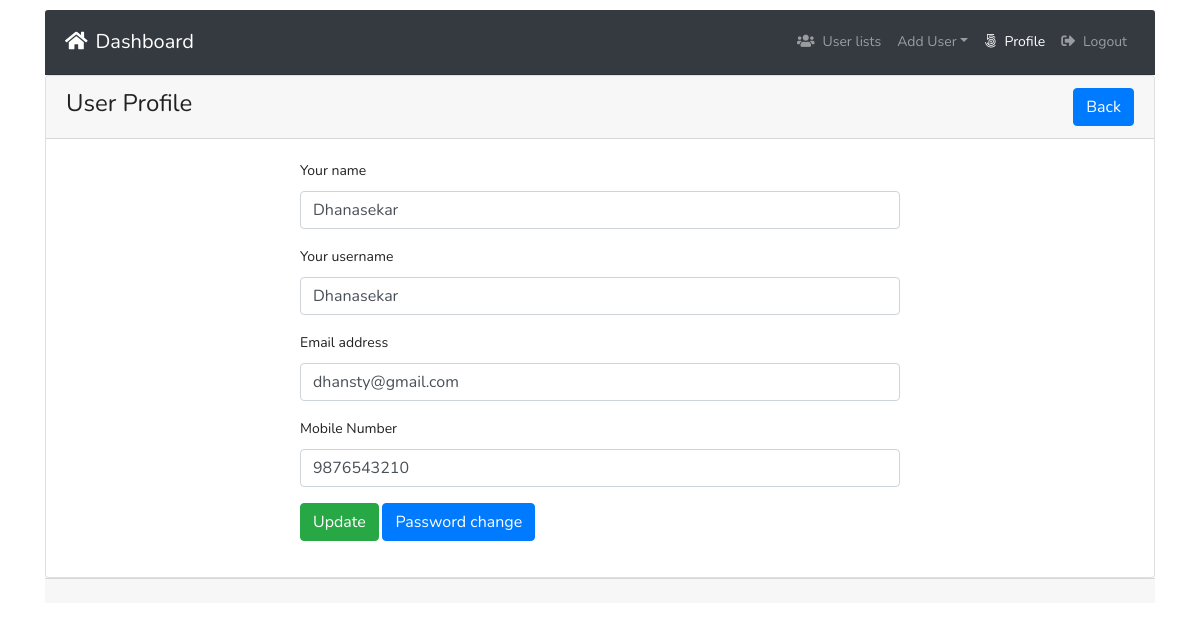
The app's page /profile.php?id=29 (signed in) with its own data.
### tables this page shows
CREATE TABLE `tbl_users` (
  `id` int(11) NOT NULL,
  `name` varchar(255) DEFAULT NULL,
  `username` varchar(255) DEFAULT NULL,
  `email` varchar(255) DEFAULT NULL,
  `password` varchar(255) DEFAULT NULL,
  `mobile` varchar(25) DEFAULT NULL,
  `roleid` tinyint(4) DEFAULT NULL,
  `isActive` tinyint(4) DEFAULT 0,
  `created_at` timestamp NOT NULL DEFAULT current_timestamp(),
  `updated_at` timestamp NOT NULL DEFAULT current_timestamp(),
  `verify_status` tinyint(1) DEFAULT NULL COMMENT 'yes=1,no=0'
);

### classes/Users.php (called while the page is built, shortened)
<?php
include 'lib/Database.php';
include_once 'lib/Session.php';
class Users
{
  private $db;
  public function __construct()
  {
    $this->db = new Database();
  }
  public function getUserInfoById($userid)
  {
    $sql = "SELECT * FROM tbl_users WHERE id = :id LIMIT 1";
    $stmt = $this->db->pdo->prepare($sql);
    $stmt->bindValue(':id', $userid);
    $stmt->execute();
    $result = $stmt->fetch(PDO::FETCH_OBJ);
    if ($result) {
      return $result;
    } else {
      return false;
    }
  }
}

### lib/Session.php (called while the page is built, shortened)
<?php
class Session{
  public static function get($key){
    if (isset($_SESSION[$key])) {
      return $_SESSION[$key];
    }else{
      return false;
    }
  }
}

### profile.php (the view, shortened to what this page needs)
<?php
include 'inc/header.php';
 ?>
<?php
if (isset($_GET['id'])) {
  $userid = preg_replace('/[^a-zA-Z0-9-]/', '', (int)$_GET['id']);
}
 ?>
 <div class="card ">
   <div class="card-header">
          <h3>User Profile <span class="float-right"> <a href="index.php" class="btn btn-primary">Back</a> </h3>
        </div>
        <div class="card-body">
    <?php
    $getUinfo = $users->getUserInfoById($userid);
    if ($getUinfo) {
     ?>
          <div style="width:600px; margin:0px auto">
          <form class="" action="" method="POST">
              <div class="form-group">
                <label for="name">Your name</label>
                <input type="text" name="name" value="<?php echo $getUinfo->name; ?>" class="form-control">
              </div>
              <div class="form-group">
                <label for="username">Your username</label>
                <input type="text" name="username" value="<?php echo $getUinfo->username; ?>" class="form-control">
              </div>
              <div class="form-group">
                <label for="email">Email address</label>
                <input type="email" id="email" name="email" value="<?php echo $getUinfo->email; ?>" class="form-control">
              </div>
              <div class="form-group">
                <label for="mobile">Mobile Number</label>
                <input type="text" id="mobile" name="mobile" value="<?php echo $getUinfo->mobile; ?>" class="form-control">
              </div>
              <?php if (Session::get("id") == $getUinfo->id) {?>
              <div class="form-group">
                <button type="submit" name="update" class="btn btn-success">Update</button>
                <a class="btn btn-primary" href="changepass.php?id=<?php echo $getUinfo->id;?>">Password change</a>
              </div>
            <?php }
            elseif(Session::get("roleid") == '2') {?>
              <div class="form-group">
                <a class="btn btn-primary" href="index.php">Ok</a>
              </div>
              <?php   }
              else{ ?>
                  <div class="form-group">
                    <a class="btn btn-primary" href="index.php">Ok</a>
                  </div>
                <?php } ?>
          </form>
        </div>
      <?php }else{
        header('Location:index.php');
      } ?>
      </div>
    </div>
  <?php
  include 'inc/footer.php';
  ?>

### assets/style.css (style rules this page uses)
body { padding-block:10px ; line-height: 24px; font-size: 14px; font-style: normal; font-weight: normal; visibility: visible; font-family: 'Nunito', sans-serif; color: #222; }
h1, h2, h3, h4, h5, h6 { color: #222; font-family: 'Nunito', sans-serif; font-weight: 400; margin-top: 0; }
h3 { font-size: 24px; line-height: 30px; }

### records on screen
tbl_users: name "Dhanasekar", username "Dhanasekar", email "dhansty@gmail.com", mobile "9876543210"
